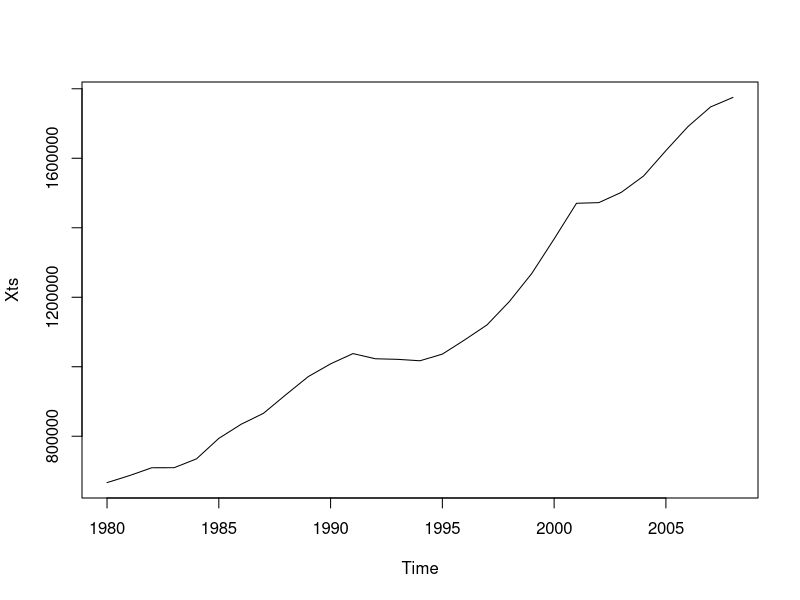
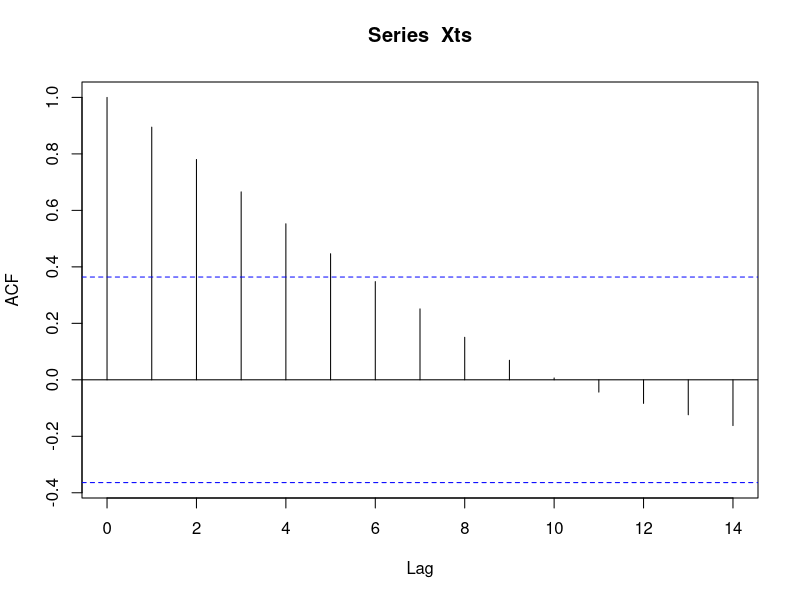

These figures' R source, in order: (Note: this script raises an error after producing the figures.)
# dev.new()
setwd("C://Users//11316//Documents//0MCM//data")
library(forecast)
data = read.table("CA_B.csv",header=T, sep=",")
# X <- data$CLTCD
# Xts <- ts(X, start=c(1960))
X<-data$GDPRX[(20:48)]
Xts <- ts(X,start = c(1980))
plot(Xts)
acf(Xts)
Xtsdiff1<-diff(Xts, differences = 1)
# plot(Xtsdiff1)
adf.test(Xtsdiff1)
Xtsdiff2<-diff(Xts, differences = 2)
adf.test(Xtsdiff2)
Xtsdiff3<-diff(Xts, differences = 3)
adf.test(Xtsdiff3)

Xtsdiff4<-diff(Xts, differences = 4)
adf.test(Xtsdiff4)

plot.ts(Xtsdiff3)
plot.ts(Xtsdiff2)
acf(Xtsdiff1, lag.max = 20)
pacf(Xtsdiff1,lag.max=20)

X<-Xtsdiff3
acf(X, lag.max = 20)
pacf(X,lag.max=20)

acf(Xtsdiff3)
pacf(Xtsdiff3)

Xarima <-arima(Xts, order=c(2,3,1))
Xarimaforecast <- forecast(Xarima, h=50, level=c(99.5))
plot(Xarimaforecast)
